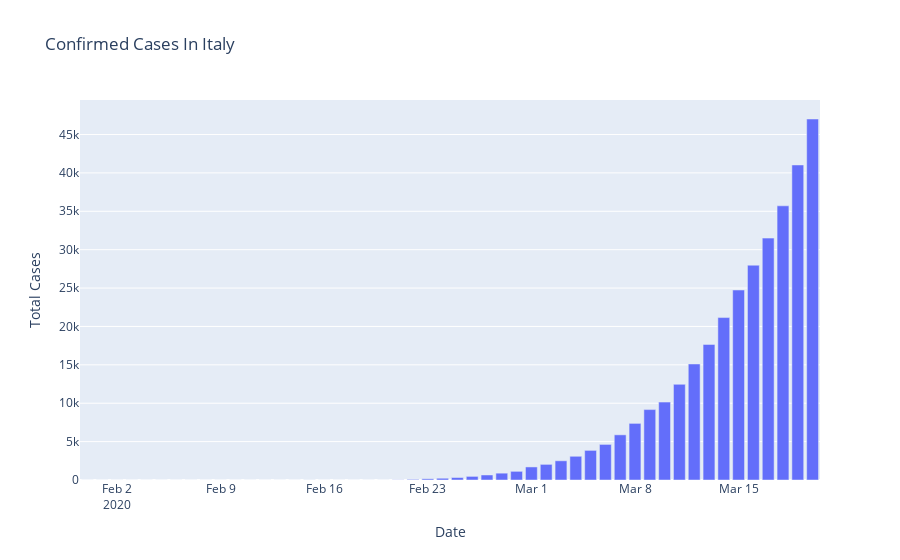

Write notebook code for a chart like this one.
### Code cell
#plotly express italy

fig=px.bar(df_Italy,x="Date",y="Total Cases",title="Confirmed Cases In Italy")
fig.show()

#plotly express Korea

fig=px.bar(df_Korea,x="Date",y="Total Cases",title="Confirmed Cases In Korea")
fig.show()

#plotly express Wuhan

fig=px.bar(df_Wuhan,x="Date",y="Total Cases",title="Confirmed Cases In Wuhan")
fig.show()

### Figure 1 — Plotly figure (JSON) as saved in the notebook; plotly's stock layout.template omitted (floating-point values rounded to 4 significant figures)
{"data": [{"alignmentgroup": "True", "hovertemplate": "Date=%{x}<br>Total Cases=%{y}<extra></extra>", "legendgroup": "", "marker": {"color": "#636efa"}, "name": "", "offsetgroup": "", "orientation": "v", "showlegend": false, "textposition": "auto", "type": "bar", "x": ["2020-01-31T00:00:00", "2020-02-01T00:00:00", "2020-02-02T00:00:00", "2020-02-03T00:00:00", "2020-02-04T00:00:00", "2020-02-05T00:00:00", "2020-02-06T00:00:00", "2020-02-07T00:00:00", "2020-02-08T00:00:00", "2020-02-09T00:00:00", "2020-02-10T00:00:00", "2020-02-11T00:00:00", "2020-02-12T00:00:00", "2020-02-13T00:00:00", "2020-02-14T00:00:00", "2020-02-15T00:00:00", "2020-02-15T00:00:00", "2020-02-16T00:00:00", "2020-02-17T00:00:00", "2020-02-18T00:00:00", "2020-02-19T00:00:00", "2020-02-20T00:00:00", "2020-02-21T00:00:00", "2020-02-22T00:00:00", "2020-02-23T00:00:00", "2020-02-24T00:00:00", "2020-02-25T00:00:00", "2020-02-26T00:00:00", "2020-02-27T00:00:00", "2020-02-28T00:00:00", "2020-02-29T00:00:00", "2020-03-01T00:00:00", "2020-03-02T00:00:00", "2020-03-03T00:00:00", "2020-03-04T00:00:00", "2020-03-05T00:00:00", "2020-03-06T00:00:00", "2020-03-07T00:00:00", "2020-03-08T00:00:00", "2020-03-09T00:00:00", "2020-03-10T00:00:00", "2020-03-11T00:00:00", "2020-03-12T00:00:00", "2020-03-13T00:00:00", "2020-03-14T00:00:00", "2020-03-15T00:00:00", "2020-03-16T00:00:00", "2020-03-17T00:00:00", "2020-03-18T00:00:00", "2020-03-19T00:00:00", "2020-03-20T00:00:00"], "xaxis": "x", "y": [2, 2, 2, 2, 2, 2, 3, 3, 3, 3, 3, 3, 3, 3, 3, 3, 3, 3, 3, 3, 3, 3, 20, 79, 157, 229, 323, 470, 655, 889, 1128, 1701, 2036, 2502, 3089, 3858, 4636, 5883, 7375, 9172, 10149, 12462, 15113, 17660, 21157, 24747, 27980, 31506, 35713, 41035, 47021], "yaxis": "y"}], "layout": {"barmode": "relative", "legend": {"tracegroupgap": 0}, "title": {"text": "Confirmed Cases In Italy"}, "xaxis": {"anchor": "y", "domain": [0, 1], "title": {"text": "Date"}}, "yaxis": {"anchor": "x", "domain": [0, 1], "title": {"text": "Total Cases"}}}}
